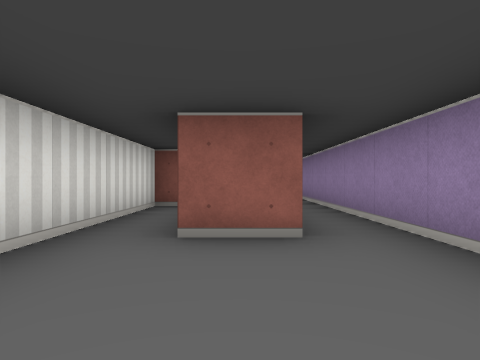
View 1 (above)

15 first-person views from a walk through a cub3D ray-caster map. The camera is about half as high as the walls, looks level and sees 75° across. The floor is counted in squares. Each view is taken from the middle of a square. On the plan, view 1 faces up. The plan holds only what a view shows up to about 9 squares ahead; the rest is blank.

View 2
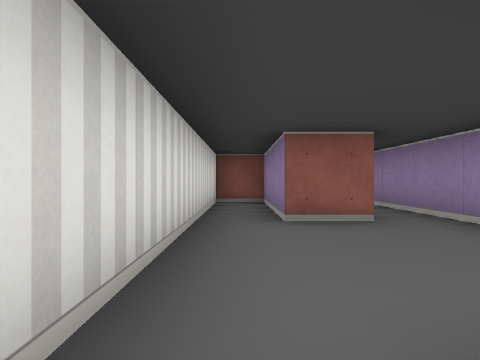

View 3
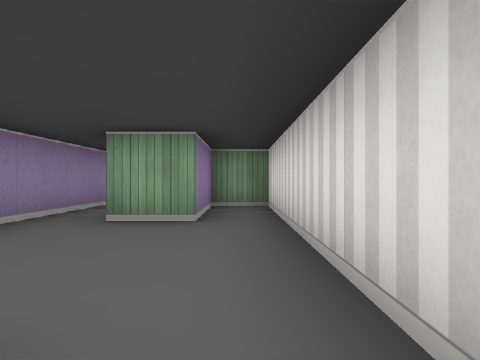

View 4
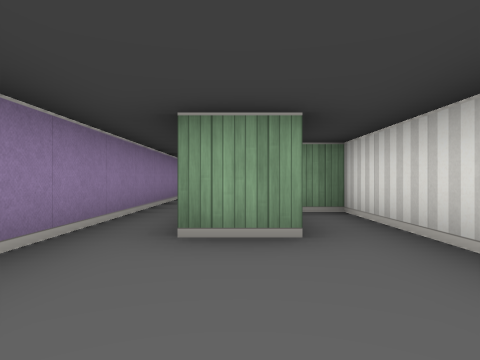

View 5
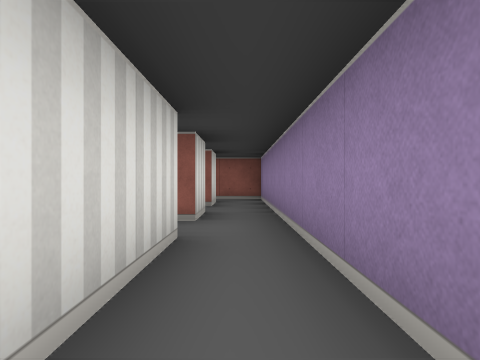

View 6
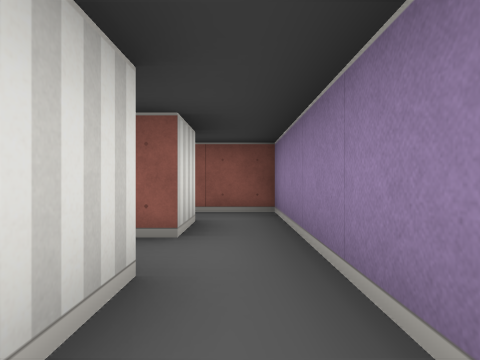

View 7
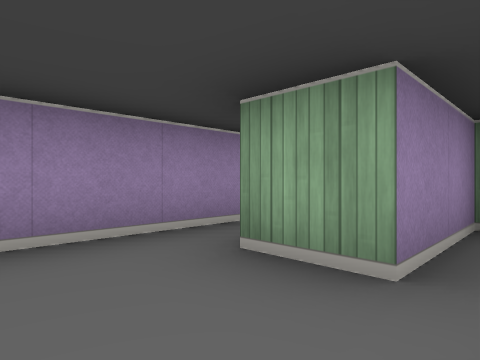

View 8
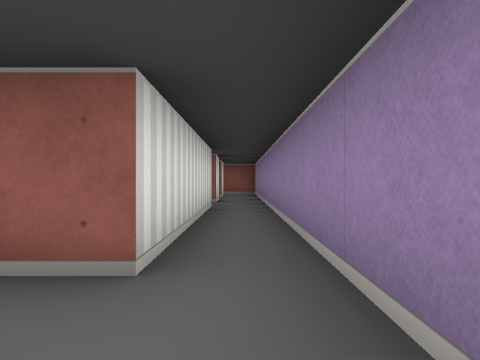

View 9
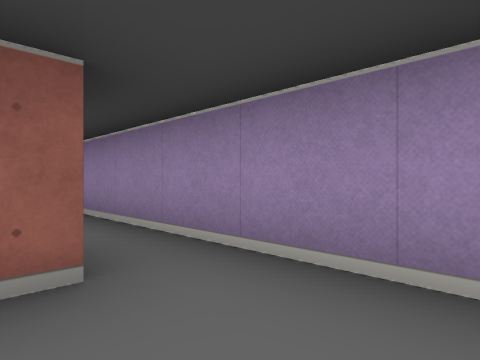

View 10
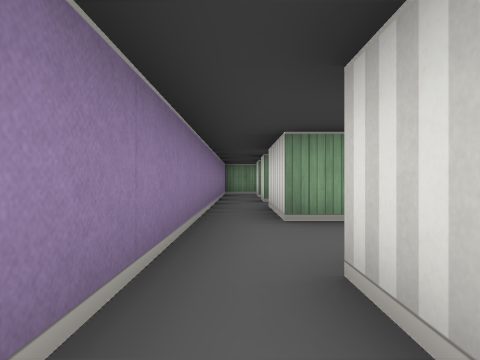

View 11
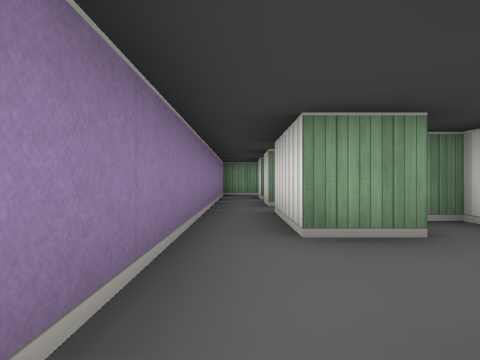

View 12
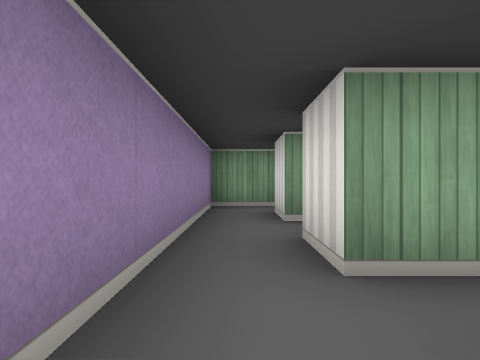

View 13
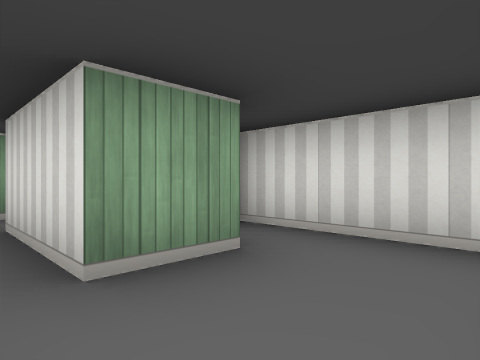

View 14
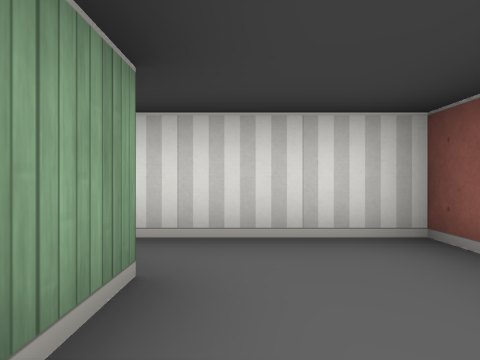

View 15
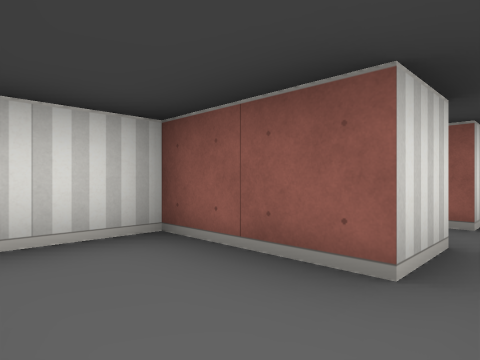

### Floor plan
Points are (right, up) in squares from view 1. A wall is a line through its corners. A room is listed if a view was taken in it or the views show most of it. See-through windows are left out.
Room 1 (views 1, 2, 3, 4, 5, 7, 8)
walls: (1.5, -0.5) (1.5, 6.5); (0.5, 6.5) (0.5, 2.5) (-0.5, 2.5) (-0.5, 5.5) (-1.5, 5.5) (-1.5, -2.5) (-0.5, -2.5) (-0.5, -0.5) (0.5, -0.5)
ways out: opening at (1, 6) to room 2; opening at (1, 0) to room 4
Room 2 (view 6)
walls: (0.5, 8.5) (0.5, 7.5); (0.5, 10.5) (0.5, 9.5) (0.1, 9.5); (1.5, 6.5) (1.5, 11.5) (0.2, 11.5)
ways out: opening at (1, 6) to room 1
Room 3 (views 9, 11, 12, 13, 14, 15)
walls: (-0.5, -7.5) (0.5, -7.5) (0.5, -9.5); (0.5, -4.5) (0.5, -5.5) (-1.5, -5.5) (-1.5, -8.5) (-1, -8.5); (1.5, -9.5) (1.5, -4.5)
ways out: opening at (1, -5) to room 4; opening at (1, -8.5)
Room 4 (view 10)
walls: (1.5, -4.5) (1.5, -0.5)
ways out: opening at (1, 0) to room 1; opening at (1, -5) to room 3

Where each view was taken, in squares from view 1:
view 1: 0 up, 0 right, facing up
view 2: 1 down, 1 left, facing up
view 3: 3 up, 1 left, facing down
view 4: 2 up, 0 right, facing down
view 5: 4 up, 1 right, facing up
view 6: 7 up, 1 right, facing up
view 7: 1 up, 1 left, facing down-right
view 8: 1 up, 1 right, facing up
view 9: 7 down, 0 right, facing up-right
view 10: 4 down, 1 right, facing down
view 11: 5 down, 1 right, facing down
view 12: 9 down, 1 right, facing down
view 13: 6 down, 1 right, facing down-left
view 14: 7 down, 1 right, facing left
view 15: 7 down, 1 right, facing up-left
